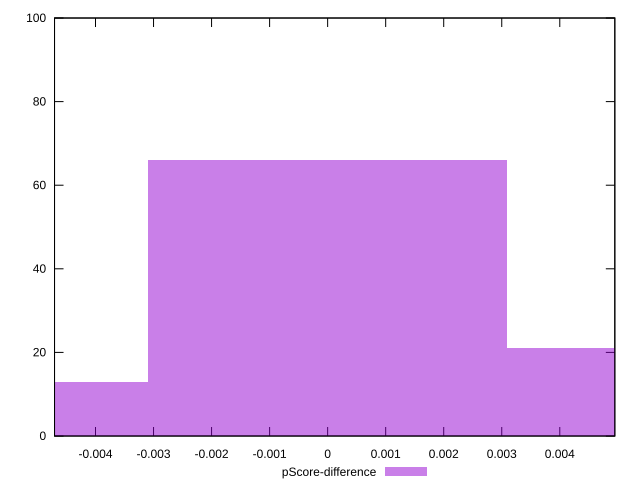

The gnuplot source for this figure:
reset

$pScoreDifference <<EOF
0.0061793312076011755 21
0 66
-0.0061793312076011755 13
EOF

set key outside below
set boxwidth 0.0061793312076011755
set xrange [-0.00470597323872346:0.004948322627353008]
set yrange [0:100]
set trange [0:100]
set style fill transparent solid 0.5 noborder
set terminal svg size 640, 490 enhanced background rgb 'white'
set output "reports/report_00030_2021-02-24T20-42-31.540Z/speed-index/samples/music/pScore-difference/histogram.svg"

plot $pScoreDifference title "pScore-difference" with boxes

reset
